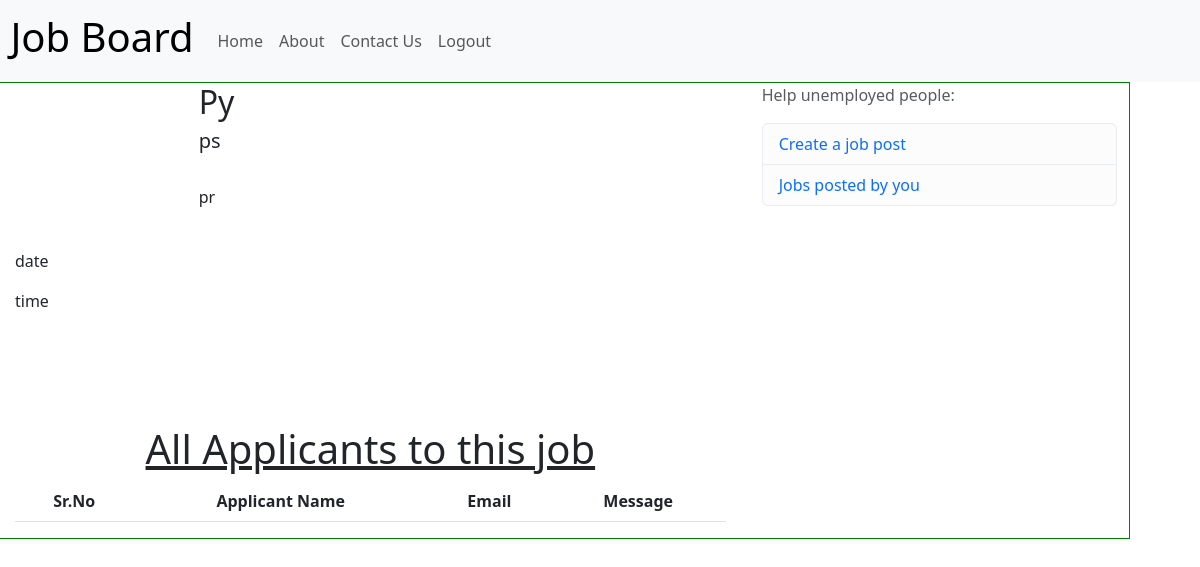
Screenshot of /r_see_all_applicants/1/ with the database file from the repository.
### login_page/models.py (models this page shows, shortened)
class Job(models.Model):
    recruiter_id = models.IntegerField(default=0)
    name = models.CharField(max_length=200, default="some string")
    skills = models.CharField(max_length=1000, default="some string")
    rep = models.CharField(max_length=1000, default="some string")
    date_posted = models.CharField(max_length=20, default="some string")
    time_posted = models.CharField(max_length=20, default="some string")

### login_page/views.py (the view)
# urls.py: path("r_see_all_applicants/<int:job_id>/", views.r_see_all_applicants, name="r_see_all_applicants"),
def r_see_all_applicants(request, job_id):
    applicants_to_show = JobsAppliedTo.objects.filter(job_id=int(job_id))
    job = Job.objects.filter(id=int(job_id))[0]
    print(type(job))
    alert = True
    context = {
        "job_id": job_id,
        "applicants_to_show": applicants_to_show,
        "alert": alert,
        "job": job,
    }
    return render(request, "login_page/r_see_all_applicants.html", context)

### login_page/Templates/login_page/r_see_all_applicants.html (shortened to what this page needs)
{% extends 'login_page/base.html' %}
{% block logout %}
<li class="nav-item active">
  <a class="nav-link" href="/">Logout</a>
</li>
{% endblock %}
{% block body %}
<main role="main" class="container" style="border:1px solid green; margin-top: 0px; margin-left: -10px; margin-right: -10px; margin-bottom: 0px;">
  <div class="row">
    <div class="col-md-8">
        <div class="wrapper">
            <div class="container-fluid">
              <div class="row content">
                <div class="col-sm-3 sidenav">
                    <br>
                </div>
                <div class="col-sm-9">
                  <h2>{{ job.name }}</h2>
                  <h5><span class="label label-danger">{{ job.skills }}</span></h5><br>
                  <p>{{ job.rep }}
                      <br><br>
                </div>
              </div>
            </div>
            <footer class="container-fluid">
                <p>{{ job.date_posted }}</p>
                <p>{{ job.time_posted }}</p>
            </footer>
        </div>
        <br><br><br>
        <div class="container mt-4">
            <h1 class="text-center"><u>All Applicants to this job</u></h1>
            <table class="table table-hover" id="example">
                <thead>
                    <tr class="text-center">
                        <th>Sr.No</th>
                        <th>Applicant Name</th>
                        <th>Email</th>
                        <th>Message</th>
                    </tr>
                </thead>
            </table>
        </div>
    </div>
    <div class="col-md-4">
      <div class="content-section">
        <p class='text-muted'>Help unemployed people:</p>
        <ul class="list-group">
          <li class="list-group-item list-group-item-light"><a href="../r_write_job/" style="text-decoration: none;">Create a job post</a></li>
          <li class="list-group-item list-group-item-light"><a href="../r_posted_jobs/" style="text-decoration: none;">Jobs posted by you</a></li>
        </ul>
      </div>
    </div>
  </div>
</main>
{% endblock %}

### rows the page displays
Job: name "Py", skills "ps", rep "pr", date_posted "date", time_posted "time"
